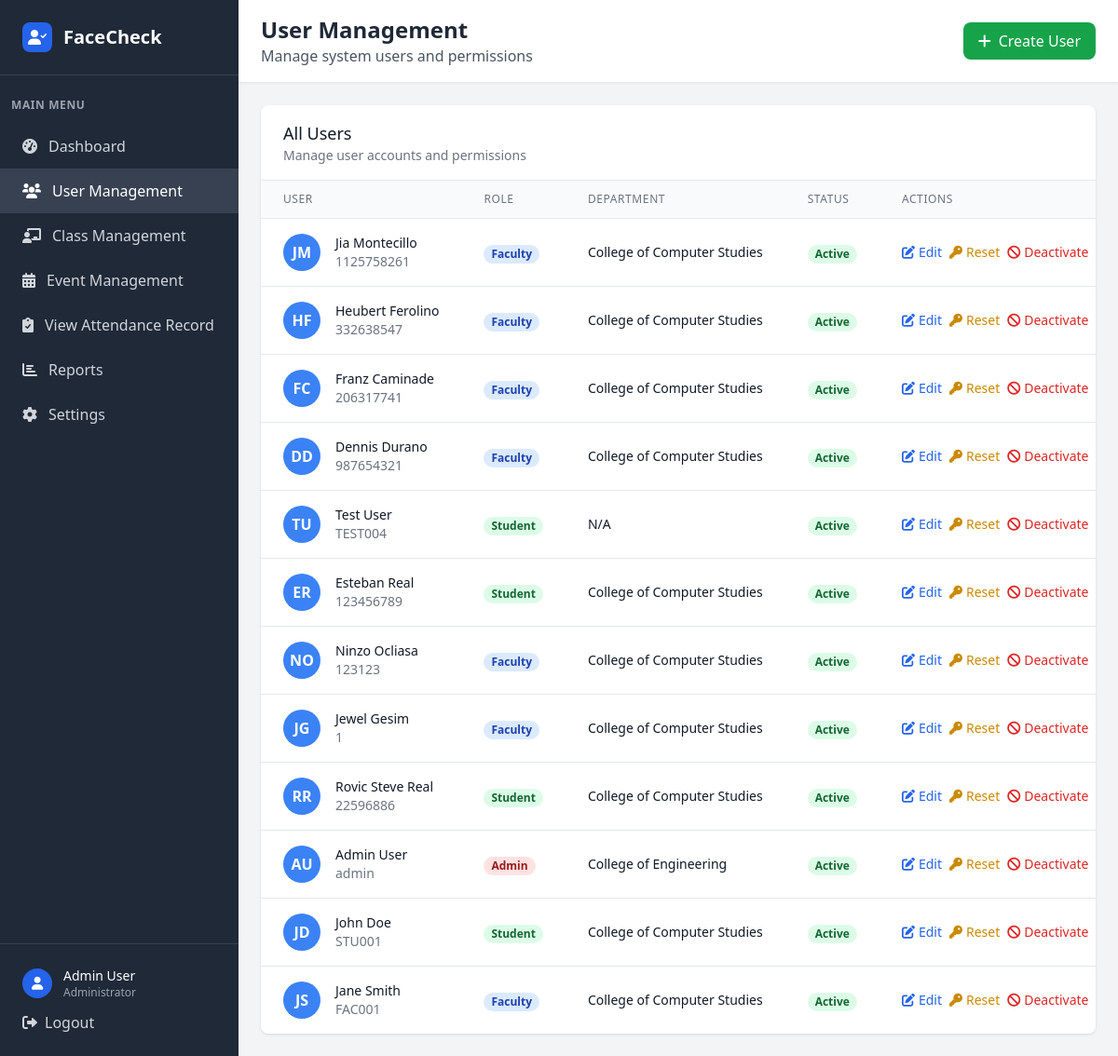
The app's page /admin/users (signed in) with its own data.
### tables this page shows
CREATE TABLE user (
            user_id INTEGER PRIMARY KEY AUTOINCREMENT,
            idno VARCHAR(20) NOT NULL UNIQUE,
            firstname VARCHAR(50) NOT NULL,
            lastname VARCHAR(50) NOT NULL,
            role VARCHAR(10) NOT NULL CHECK (role IN ('admin', 'faculty', 'student')),
            password VARCHAR(255) NOT NULL,
            created_at DATETIME DEFAULT CURRENT_TIMESTAMP,
            is_active BOOLEAN DEFAULT 1,
            dept_id INTEGER,
            FOREIGN KEY (dept_id) REFERENCES department(dept_id)
        );

CREATE TABLE department (
            dept_id INTEGER PRIMARY KEY AUTOINCREMENT,
            dept_name VARCHAR(50) NOT NULL
        );

### app.py (the view)
@app.route('/admin/users')
def admin_users():
    if 'user_id' not in session or session['role'] != 'admin':
        return redirect(url_for('login'))
    conn = get_db_connection()
    users = conn.execute('''
        SELECT u.*, d.dept_name,
               CASE WHEN s.student_id IS NOT NULL THEN 'Student'
                    WHEN f.faculty_id IS NOT NULL THEN 'Faculty'
                    ELSE 'Admin' END as user_type
        FROM user u
        LEFT JOIN department d ON u.dept_id = d.dept_id
        LEFT JOIN student s ON u.user_id = s.user_id
        LEFT JOIN faculty f ON u.user_id = f.user_id
        ORDER BY u.created_at DESC
    ''').fetchall()
    departments = conn.execute('SELECT * FROM department ORDER BY dept_name').fetchall()
    courses = conn.execute('SELECT * FROM course ORDER BY course_name').fetchall()
    conn.close()
    return render_template('admin_users.html', users=users, departments=departments, courses=courses)

### app.py (called while the page is built)
def get_db_connection():
    try:
        conn = sqlite3.connect('facecheck.db', timeout=30.0)
        conn.row_factory = sqlite3.Row
        conn.execute('PRAGMA foreign_keys = ON')
        try:
            cur = conn.cursor()
            cur.execute("PRAGMA table_info(faculty)")
            columns = [row[1] for row in cur.fetchall()]
            if 'attendance_image' not in columns:
                cur.execute("ALTER TABLE faculty ADD COLUMN attendance_image VARCHAR(255)")
                conn.commit()
        except Exception:
            pass
        return conn
    except sqlite3.Error as e:
        print(f"Database connection error: {e}")
        raise

### templates/admin_users.html (shortened to what this page needs)
<!DOCTYPE html>
<html lang="en">
<head>
    <script src="https://cdn.tailwindcss.com"></script>
    <link href="https://cdnjs.cloudflare.com/ajax/libs/font-awesome/6.0.0/css/all.min.css" rel="stylesheet">
</head>
<body class="bg-gray-100">
    <div class="flex h-screen">
        <div class="w-64 bg-gray-800 text-white">
            <div class="p-6 border-b border-gray-700">
                <div class="flex items-center">
                    <div class="w-8 h-8 bg-blue-600 rounded-lg flex items-center justify-center mr-3">
                        <i class="fas fa-user-check text-white"></i>
                    </div>
                    <h1 class="text-xl font-bold">FaceCheck</h1>
                </div>
            </div>
            <nav class="mt-6">
                <div class="px-3">
                    <div class="text-xs font-semibold text-gray-400 uppercase tracking-wider mb-3">Main Menu</div>
                </div>
                <a href="{{ url_for('dashboard') }}" class="flex items-center px-6 py-3 text-gray-300 hover:bg-gray-700 hover:text-white transition duration-200">
                    <i class="fas fa-tachometer-alt mr-3"></i>
                    Dashboard
                </a>
                <a href="{{ url_for('admin_users') }}" class="flex items-center px-6 py-3 bg-gray-700 text-white">
                    <i class="fas fa-users mr-3"></i>
                    User Management
                </a>
                <a href="{{ url_for('admin_classes') }}" class="flex items-center px-6 py-3 text-gray-300 hover:bg-gray-700 hover:text-white transition duration-200">
                    <i class="fas fa-chalkboard-teacher mr-3"></i>
                    Class Management
                </a>
                <a href="{{ url_for('admin_events') }}" class="flex items-center px-6 py-3 text-gray-300 hover:bg-gray-700 hover:text-white transition duration-200">
                    <i class="fas fa-calendar-alt mr-3"></i>
                    Event Management
                </a>
                <a href="{{ url_for('admin_attendance') }}" class="flex items-center px-6 py-3 text-gray-300 hover:bg-gray-700 hover:text-white transition duration-200">
                    <i class="fas fa-clipboard-check mr-3"></i>
                    View Attendance Record
                </a>
                <a href="/reports" class="flex items-center px-6 py-3 text-gray-300 hover:bg-gray-700 hover:text-white transition duration-200">
                    <i class="fas fa-chart-bar mr-3"></i>
                    Reports
                </a>
                <a href="/settings" class="flex items-center px-6 py-3 text-gray-300 hover:bg-gray-700 hover:text-white transition duration-200">
                    <i class="fas fa-cog mr-3"></i>
                    Settings
                </a>
            </nav>
            <div class="absolute bottom-0 w-64 p-6 border-t border-gray-700">
                <div class="flex items-center">
                    <div class="w-8 h-8 bg-blue-600 rounded-full flex items-center justify-center mr-3">
                        <i class="fas fa-user text-white text-sm"></i>
                    </div>
                    <div>
                        <div class="text-sm font-medium">Admin User</div>
                        <div class="text-xs text-gray-400">Administrator</div>
                    </div>
                </div>
                <a href="{{ url_for('logout') }}" class="mt-3 flex items-center text-gray-300 hover:text-white transition duration-200">
                    <i class="fas fa-sign-out-alt mr-2"></i>
                    Logout
                </a>
            </div>
        </div>
        <div class="flex-1 flex flex-col overflow-hidden">
            <header class="bg-white shadow-sm border-b border-gray-200">
                <div class="px-6 py-4">
                    <div class="flex items-center justify-between">
                        <div>
                            <h2 class="text-2xl font-bold text-gray-800">User Management</h2>
                            <p class="text-gray-600">Manage system users and permissions</p>
                        </div>
                        <button onclick="openCreateModal()" class="bg-green-600 text-white px-4 py-2 rounded-lg hover:bg-green-700 transition duration-200 flex items-center">
                            <i class="fas fa-plus mr-2"></i>
                            Create User
                        </button>
                    </div>
                </div>
            </header>
            <main class="flex-1 overflow-y-auto p-6">
                <div class="bg-white rounded-lg shadow overflow-hidden">
                    <div class="px-6 py-4 border-b border-gray-200">
                        <h3 class="text-lg font-medium text-gray-900">All Users</h3>
                        <p class="text-sm text-gray-500">Manage user accounts and permissions</p>
                    </div>
                    <div class="overflow-x-auto">
                        <table class="min-w-full divide-y divide-gray-200">
                            <thead class="bg-gray-50">
                                <tr>
                                    <th class="px-6 py-3 text-left text-xs font-medium text-gray-500 uppercase tracking-wider">User</th>
                                    <th class="px-6 py-3 text-left text-xs font-medium text-gray-500 uppercase tracking-wider">Role</th>
                                    <th class="px-6 py-3 text-left text-xs font-medium text-gray-500 uppercase tracking-wider">Department</th>
                                    <th class="px-6 py-3 text-left text-xs font-medium text-gray-500 uppercase tracking-wider">Status</th>
                                    <th class="px-6 py-3 text-left text-xs font-medium text-gray-500 uppercase tracking-wider">Actions</th>
                                </tr>
                            </thead>
                            <tbody class="bg-white divide-y divide-gray-200">
                                {% for user in users %}
                                <tr class="hover:bg-gray-50">
                                    <td class="px-6 py-4 whitespace-nowrap">
                                        <div class="flex items-center">
                                            <div class="flex-shrink-0 h-10 w-10">
                                                <div class="h-10 w-10 rounded-full bg-blue-500 flex items-center justify-center text-white font-bold">
                                                    {{ user.firstname[0] }}{{ user.lastname[0] }}
                                                </div>
                                            </div>
                                            <div class="ml-4">
                                                <div class="text-sm font-medium text-gray-900">{{ user.firstname }} {{ user.lastname }}</div>
                                                <div class="text-sm text-gray-500">{{ user.idno }}</div>
                                            </div>
                                        </div>
                                    </td>
                                    <td class="px-6 py-4 whitespace-nowrap">
                                        <span class="px-2 inline-flex text-xs leading-5 font-semibold rounded-full
                                            {% if user.role == 'admin' %}bg-red-100 text-red-800
                                            {% elif user.role == 'faculty' %}bg-blue-100 text-blue-800
                                            {% else %}bg-green-100 text-green-800{% endif %}">
                                            {{ user.role.title() }}
                                        </span>
                                    </td>
                                    <td class="px-6 py-4 whitespace-nowrap text-sm text-gray-900">
                                        {{ user.dept_name or 'N/A' }}
                                    </td>
                                    <td class="px-6 py-4 whitespace-nowrap">
                                        <span class="px-2 inline-flex text-xs leading-5 font-semibold rounded-full
                                            {% if user.is_active %}bg-green-100 text-green-800{% else %}bg-red-100 text-red-800{% endif %}">
                                            {% if user.is_active %}Active{% else %}Inactive{% endif %}
                                        </span>
                                    </td>
                                    <td class="px-6 py-4 whitespace-nowrap text-sm font-medium">
                                        <div class="flex space-x-2">
                                            <a href="{{ url_for('edit_user', user_id=user.user_id) }}" class="text-blue-600 hover:text-blue-900 flex items-center">
                                                <i class="fas fa-edit mr-1"></i>
                                                Edit
                                            </a>
                                            <button data-user-id="{{ user.user_id }}" data-user-name="{{ user.firstname|e }} {{ user.lastname|e }}" onclick="openResetModal(this.dataset.userId, this.dataset.userName)" class="text-yellow-600 hover:text-yellow-900 flex items-center">
                                                <i class="fas fa-key mr-1"></i>
                                                Reset
                                            </button>
                                            <form method="POST" action="{{ url_for('toggle_user_status', user_id=user.user_id) }}" class="inline">
                                                <button type="submit" class="{% if user.is_active %}text-red-600 hover:text-red-900{% else %}text-green-600 hover:text-green-900{% endif %} flex items-center">
                                                    <i class="fas {% if user.is_active %}fa-ban{% else %}fa-check{% endif %} mr-1"></i>
                                                    {% if user.is_active %}Deactivate{% else %}Activate{% endif %}
                                                </button>
                                            </form>
                                        </div>
                                    </td>
                                </tr>
                                {% endfor %}
                            </tbody>
                        </table>
                    </div>
                </div>
            </main>
        </div>
    </div>
</body>
</html>

### records on screen
user: firstname "J", lastname "M", firstname "Jia", lastname "Montecillo", idno "1125758261", role "Faculty", dept_name "College of Computer Studies", is_active "Active"
user: firstname "H", lastname "F", firstname "Heubert", lastname "Ferolino", idno "332638547", role "Faculty", dept_name "College of Computer Studies", is_active "Active"
user: firstname "F", lastname "C", firstname "Franz", lastname "Caminade", idno "206317741", role "Faculty", dept_name "College of Computer Studies", is_active "Active"
user: firstname "D", lastname "D", firstname "Dennis", lastname "Durano", idno "987654321", role "Faculty", dept_name "College of Computer Studies", is_active "Active"
user: firstname "T", lastname "U", firstname "Test", lastname "User", idno "TEST004", role "Student", dept_name "N/A", is_active "Active"
user: firstname "E", lastname "R", firstname "Esteban", lastname "Real", idno "123456789", role "Student", dept_name "College of Computer Studies", is_active "Active"
user: firstname "N", lastname "O", firstname "Ninzo", lastname "Ocliasa", idno "123123", role "Faculty", dept_name "College of Computer Studies", is_active "Active"
user: firstname "J", lastname "G", firstname "Jewel", lastname "Gesim", idno "1", role "Faculty", dept_name "College of Computer Studies", is_active "Active"
user: firstname "R", lastname "R", firstname "Rovic Steve", lastname "Real", idno "22596886", role "Student", dept_name "College of Computer Studies", is_active "Active"
user: firstname "A", lastname "U", firstname "Admin", lastname "User", idno "admin", role "Admin", dept_name "College of Engineering", is_active "Active"
user: firstname "J", lastname "D", firstname "John", lastname "Doe", idno "STU001", role "Student", dept_name "College of Computer Studies", is_active "Active"
user: firstname "J", lastname "S", firstname "Jane", lastname "Smith", idno "FAC001", role "Faculty", dept_name "College of Computer Studies", is_active "Active"
